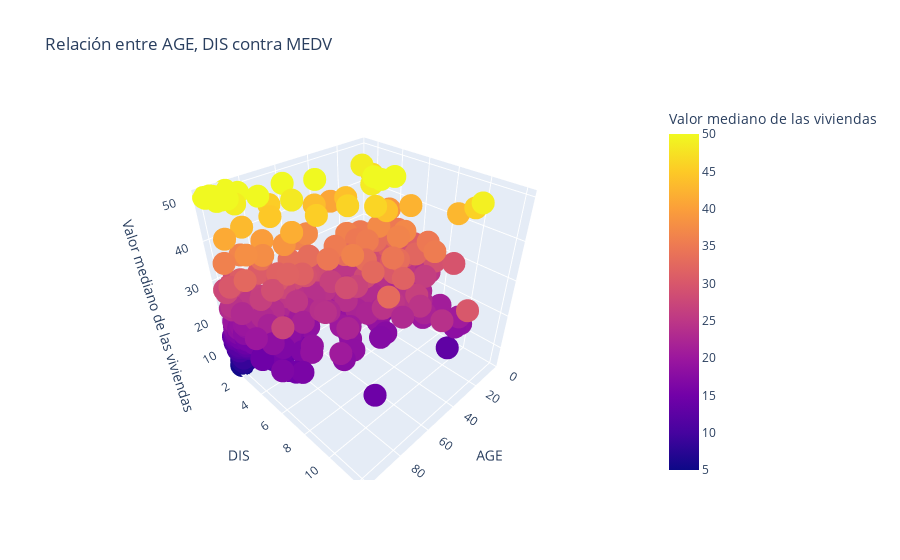

Notebook cell for this chart:
### Code cell
# 1. Gráfico de dispersión 3D
fig = px.scatter_3d(df, x='AGE', y='DIS', z='MEDV', color='MEDV',
                    title='Relación entre AGE, DIS contra MEDV',
                    labels={'MEDV': 'Valor mediano de las viviendas', 
                            'AGE': 'AGE',
                            'DIS': 'DIS'})
fig.show()

### Figure 1 — Plotly figure (JSON) as saved in the notebook; plotly's stock layout.template omitted (floating-point values rounded to 4 significant figures; data arrays with more than 128 entries replaced by an {"elided": "..."} marker saying what was removed)
{"data": [{"hovertemplate": "AGE=%{x}<br>DIS=%{y}<br>Valor mediano de las viviendas=%{marker.color}<extra></extra>", "legendgroup": "", "marker": {"color": {"elided": "556 float values"}, "coloraxis": "coloraxis", "symbol": "circle"}, "mode": "markers", "name": "", "scene": "scene", "showlegend": false, "type": "scatter3d", "x": {"elided": "556 float values"}, "y": {"elided": "556 float values"}, "z": {"elided": "556 float values"}}], "layout": {"coloraxis": {"colorbar": {"title": {"text": "Valor mediano de las viviendas"}}, "colorscale": [[0, "#0d0887"], [0.1111, "#46039f"], [0.2222, "#7201a8"], [0.3333, "#9c179e"], [0.4444, "#bd3786"], [0.5556, "#d8576b"], [0.6667, "#ed7953"], [0.7778, "#fb9f3a"], [0.8889, "#fdca26"], [1, "#f0f921"]]}, "legend": {"tracegroupgap": 0}, "scene": {"domain": {"x": [0, 1], "y": [0, 1]}, "xaxis": {"title": {"text": "AGE"}}, "yaxis": {"title": {"text": "DIS"}}, "zaxis": {"title": {"text": "Valor mediano de las viviendas"}}}, "title": {"text": "Relación entre AGE, DIS contra MEDV"}}}
